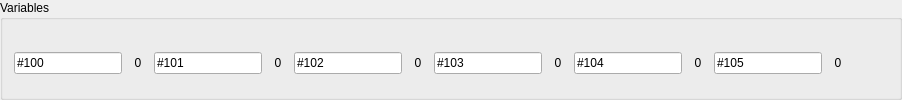
                    <widget class="QGroupBox" name="gbVar">
                     <property name="title">
                      <string>Variables</string>
                     </property>
                     <layout class="QHBoxLayout" name="horizontalLayout_10">
                      <property name="topMargin">
                       <number>20</number>
                      </property>
                      <item>
                       <widget class="QLineEdit" name="leVariable1">
                        <property name="text">
                         <string>#100</string>
                        </property>
                       </widget>
                      </item>
                      <item>
                       <widget class="QLabel" name="lbVar1">
                        <property name="minimumSize">
                         <size>
                          <width>20</width>
                          <height>0</height>
                         </size>
                        </property>
                        <property name="styleSheet">
                         <string notr="true"/>
                        </property>
                        <property name="text">
                         <string>0</string>
                        </property>
                        <property name="alignment">
                         <set>Qt::AlignCenter</set>
                        </property>
                       </widget>
                      </item>
                      <item>
                       <widget class="QLineEdit" name="leVariable2">
                        <property name="text">
                         <string>#101</string>
                        </property>
                       </widget>
                      </item>
                      <item>
                       <widget class="QLabel" name="lbVar2">
                        <property name="minimumSize">
                         <size>
                          <width>20</width>
                          <height>0</height>
                         </size>
                        </property>
                        <property name="styleSheet">
                         <string notr="true"/>
                        </property>
                        <property name="text">
                         <string>0</string>
                        </property>
                        <property name="alignment">
                         <set>Qt::AlignCenter</set>
                        </property>
                       </widget>
                      </item>
                      <item>
                       <widget class="QLineEdit" name="leVariable3">
                        <property name="text">
                         <string>#102</string>
                        </property>
                       </widget>
                      </item>
                      <item>
                       <widget class="QLabel" name="lbVar3">
                        <property name="minimumSize">
                         <size>
                          <width>20</width>
                          <height>0</height>
                         </size>
                        </property>
                        <property name="styleSheet">
                         <string notr="true"/>
                        </property>
                        <property name="text">
                         <string>0</string>
                        </property>
                        <property name="alignment">
                         <set>Qt::AlignCenter</set>
                        </property>
                       </widget>
                      </item>
                      <item>
                       <widget class="QLineEdit" name="leVariable4">
                        <property name="text">
                         <string>#103</string>
                        </property>
                       </widget>
                      </item>
                      <item>
                       <widget class="QLabel" name="lbVar4">
                        <property name="minimumSize">
                         <size>
                          <width>20</width>
                          <height>0</height>
                         </size>
                        </property>
                        <property name="styleSheet">
                         <string notr="true"/>
                        </property>
                        <property name="text">
                         <string>0</string>
                        </property>
                        <property name="alignment">
                         <set>Qt::AlignCenter</set>
                        </property>
                       </widget>
                      </item>
                      <item>
                       <widget class="QLineEdit" name="leVariable5">
                        <property name="text">
                         <string>#104</string>
                        </property>
                       </widget>
                      </item>
                      <item>
                       <widget class="QLabel" name="lbVar5">
                        <property name="minimumSize">
                         <size>
                          <width>20</width>
                          <height>0</height>
                         </size>
                        </property>
                        <property name="styleSheet">
                         <string notr="true"/>
                        </property>
                        <property name="text">
                         <string>0</string>
                        </property>
                        <property name="alignment">
                         <set>Qt::AlignCenter</set>
                        </property>
                       </widget>
                      </item>
                      <item>
                       <widget class="QLineEdit" name="leVariable6">
                        <property name="text">
                         <string>#105</string>
                        </property>
                       </widget>
                      </item>
                      <item>
                       <widget class="QLabel" name="lbVar6">
                        <property name="minimumSize">
                         <size>
                          <width>20</width>
                          <height>0</height>
                         </size>
                        </property>
                        <property name="styleSheet">
                         <string notr="true"/>
                        </property>
                        <property name="text">
                         <string>0</string>
                        </property>
                        <property name="alignment">
                         <set>Qt::AlignCenter</set>
                        </property>
                       </widget>
                      </item>
                      <item>
                       <spacer name="horizontalSpacer_45">
                        <property name="orientation">
                         <enum>Qt::Horizontal</enum>
                        </property>
                        <property name="sizeHint" stdset="0">
                         <size>
                          <width>40</width>
                          <height>20</height>
                         </size>
                        </property>
                       </spacer>
                      </item>
                     </layout>
                    </widget>
